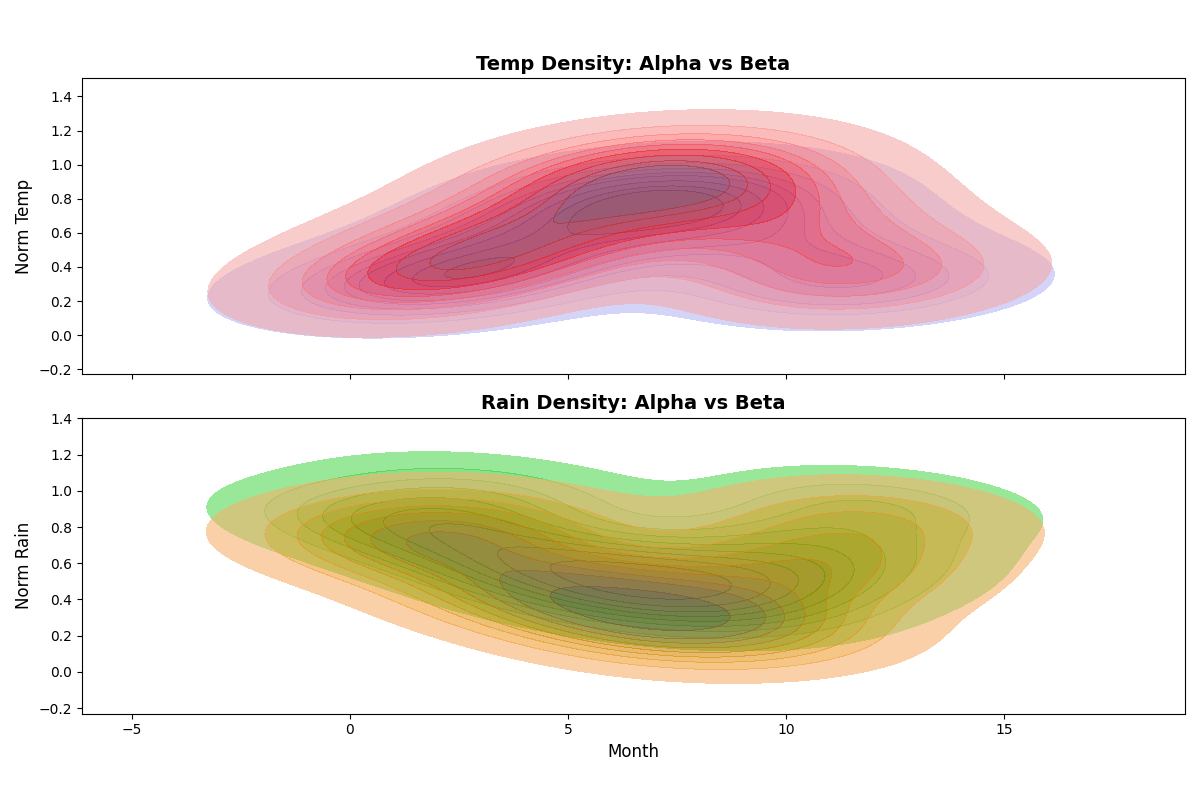

This chart was generated by the following Python code:
import matplotlib.pyplot as plt
import numpy as np
import seaborn as sns

# Preparing data
temperatures_alpha = np.array([
    7, 9, 11, 14, 18, 22, 25, 24, 20, 15, 10, 8, 
    8, 11, 14, 17, 21, 26, 29, 28, 24, 19, 13, 9  
])

rainfall_alpha = np.array([
    120, 110, 140, 90, 80, 70, 60, 50, 70, 80, 100, 130, 
    100, 100, 120, 70, 60, 50, 40, 30, 40, 70, 90, 120    
])

months = np.array([1, 2, 3, 4, 5, 6, 7, 8, 9, 10, 11, 12])

# Normalize data
temperatures_alpha_norm = temperatures_alpha / temperatures_alpha.max()
rainfall_alpha_norm = rainfall_alpha / rainfall_alpha.max()

# Create plots
fig, ax = plt.subplots(2, 1, figsize=(12, 8), sharex=True)

# Plot temperature density
sns.kdeplot(x=months, y=temperatures_alpha_norm[:12], ax=ax[0], fill=True, color='blue', alpha=0.6)
sns.kdeplot(x=months, y=temperatures_alpha_norm[12:], ax=ax[0], fill=True, color='red', alpha=0.6)
ax[0].set_title("Temp Density: Alpha vs Beta", fontsize=14, fontweight='bold')
ax[0].set_ylabel("Norm Temp", fontsize=12)

# Plot rainfall density
sns.kdeplot(x=months, y=rainfall_alpha_norm[:12], ax=ax[1], fill=True, color='green', alpha=0.6)
sns.kdeplot(x=months, y=rainfall_alpha_norm[12:], ax=ax[1], fill=True, color='orange', alpha=0.6)
ax[1].set_title("Rain Density: Alpha vs Beta", fontsize=14, fontweight='bold')
ax[1].set_xlabel("Month", fontsize=12)
ax[1].set_ylabel("Norm Rain", fontsize=12)

plt.tight_layout(rect=[0, 0.03, 1, 0.95])

# Display
plt.show()
